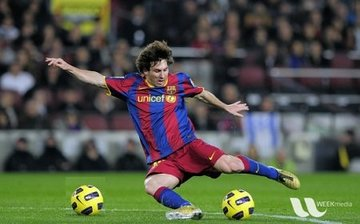
#> input picture assignment/messi.jpg, 360 x 224 px
$ jupyter execute blend.ipynb   (shell and % lines are left out)
#> lines starting #> are read from the running program, lines starting #| are printed output that depends on the picture
[cell 1]
#Calvin Lo 100514352
import numpy as np
import scipy as sp
from scipy import signal
import cv2
import matplotlib.pyplot as plt
import argparse

[cell 2]
import numpy as np
import scipy as sp
from scipy import signal
import cv2
import matplotlib.pyplot as plt
import argparse

parser = argparse.ArgumentParser(description='CSCI 4220U Assignment 1 part 2.')
parser.add_argument('alpha', help='alpha', type=float)
parser.add_argument('imgfile1', help='Image file 1')
parser.add_argument('imgfile2', help='Image file 2')

args = args = parser.parse_args(['0.4','messi.jpg','apple.jpg'])

img1 = cv2.imread(args.imgfile1, 0)
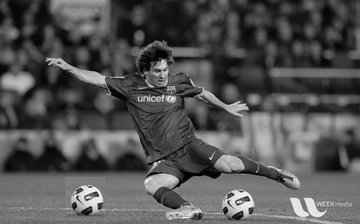
#> img1: shape (224, 360); min 0, max 252, mean 83.2
img2 = cv2.imread(args.imgfile2, 0)
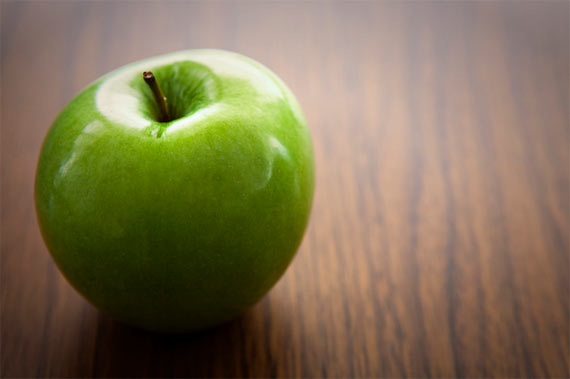
#> input picture assignment/apple.jpg, 570 x 379 px
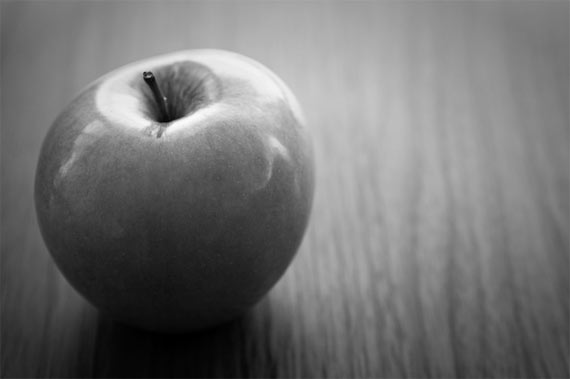
#> img2: shape (379, 570); min 0, max 255, mean 114.6

# Same shape
if (img1.shape == img2.shape):
    I = img2
# img2 bigger than img1
elif (img2.shape[0] > img1.shape[0] and img2.shape[1] > img1.shape[1]):
    I = img2[:img1.shape[0], :img1.shape[1]]
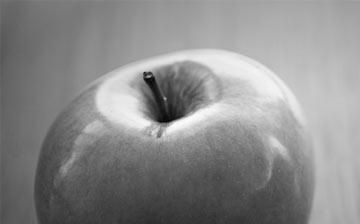
#> I: shape (224, 360); min 3, max 255, mean 138.7
# img2 smaller than img1
elif (img2.shape[0] < img1.shape[0] and img2.shape[1] < img1.shape[1]):
    I = np.zeros(img1.shape)
    I[:img2.shape[0], :img2.shape[1]] = img2
# img2 row bigger than img1, column smaller than img1
elif (img2.shape[0] >= img1.shape[0] and img2.shape[1] < img1.shape[1]):
    I = np.zeros(img1.shape)
    I[:img1.shape[0], :img2.shape[1]] = img2[:img1.shape[0], :img2.shape[1]]
    img2 = I
# img2 row smaller than img1, column bigger than img1
elif (img2.shape[0] < img1.shape[0] and img2.shape[1] >= img1.shape[1]):
    I = np.zeros(img1.shape)
    I[:img2.shape[0], :img1.shape[1]] = img2[:img2.shape[0], :img1.shape[1]]
    img2 = I

I = np.multiply(img1, args.alpha) + np.multiply(I,(1 - args.alpha))
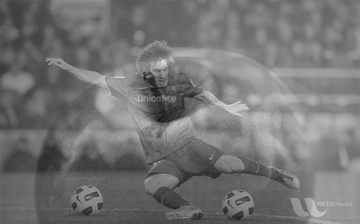
#> I: shape (224, 360) float64; min 17.2, max 223.4, mean 116.5
plt.imshow(I, 'gray')
plt.show()
